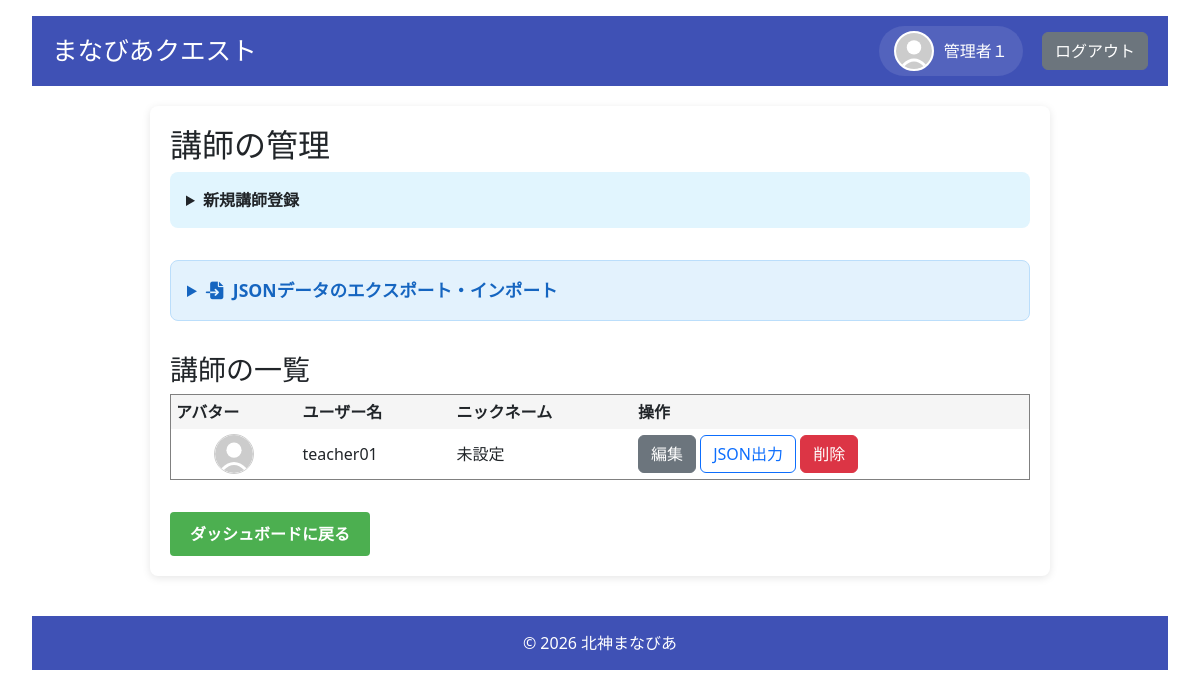
Before: /admin/teachers (signed in) with the older database file.
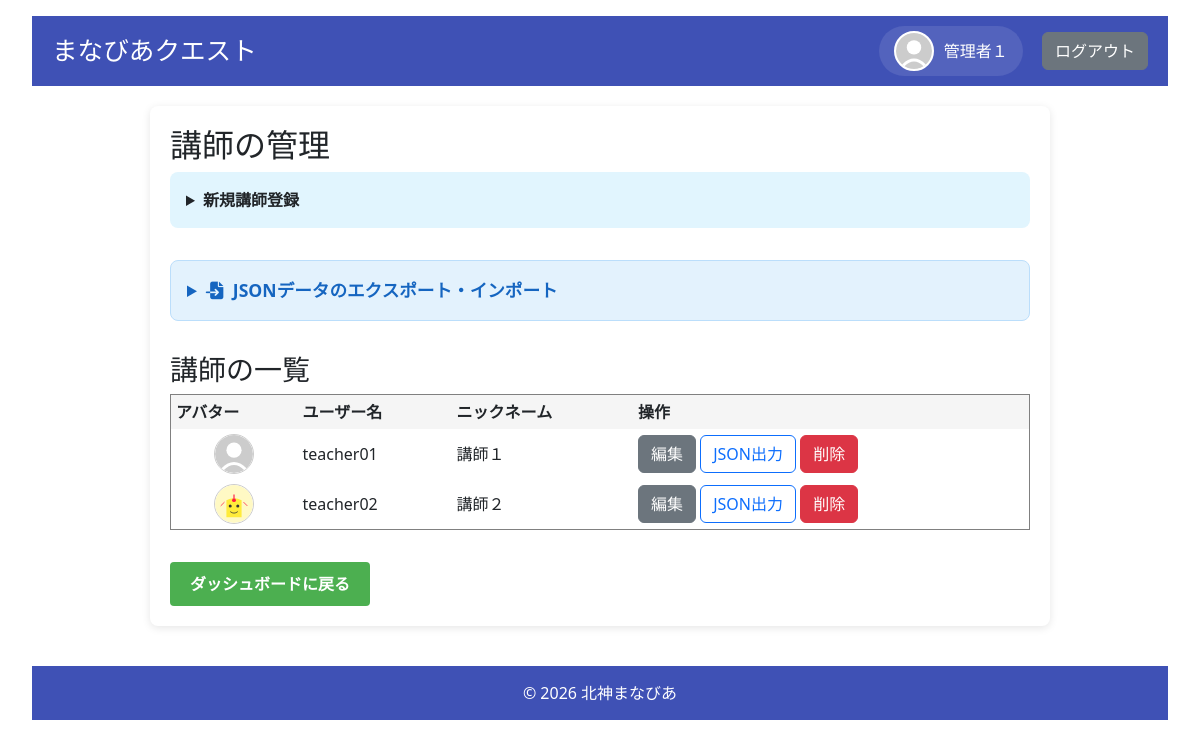
After: the same page with the newer database file.
### models.py (models this page shows, shortened)
class User(UserMixin, db.Model):
    __tablename__ = 'users'
    id = db.Column(db.Integer, primary_key=True)
    username = db.Column(db.String(80), unique=True, nullable=False)
    password_hash = db.Column(db.String(128), nullable=False)
    role = db.Column(db.String(20), nullable=False)  # 'admin', 'student', 'parent'
    is_first_login = db.Column(db.Boolean, default=True, nullable=False)
    nickname = db.Column(db.String(80), nullable=True)
    avatar = db.Column(db.String(200), nullable=True)
    parent_id = db.Column(db.Integer, db.ForeignKey('users.id'), nullable=True)
    user_level = db.Column(db.Integer, default=1)
    medals = db.Column(db.Integer, default=0)
    user_title = db.Column(db.String(100), default='見習い')
    target_levels_json = db.Column(db.String(200), default='{"math": "Lv1", "english": "Lv1", "japanese": "Lv1"}')
    children = db.relationship('User', backref=db.backref('parent', remote_side=[id]), lazy='dynamic')
    attempt_logs = db.relationship('QuestAttemptLog', back_populates='user', cascade="all, delete-orphan")
    @property
    def display_name(self):
        return self.nickname if self.nickname else self.username
    @property
    def avatar_url(self):
        if self.avatar:
            return f"/static/images/avatars/{self.avatar}"
        return "/static/images/avatars/default.svg"
    def is_admin(self):
        return self.role == 'admin'

### app.py (the view)
@app.route('/admin/teachers')
@login_required
def manage_teachers():
    if not current_user.is_admin():
        return redirect(url_for('login'))
    teachers = safe_query_all(User.query.filter_by(role='teacher'))
    return render_template('manage_teachers.html', teachers=teachers)

### app.py (called while the page is built)
def safe_get(model, ident, retries=5, delay=1.0):
    for i in range(retries):
        try:
            return db.session.get(model, ident)
        except OperationalError as e:
            if "disk I/O error" in str(e) or "database is locked" in str(e):
                app.logger.warning(f"Database get failed (attempt {i+1}/{retries}): {e}. Retrying in {delay}s...")
                time.sleep(delay)
                continue
            raise
    return db.session.get(model, ident)

def safe_query_all(query, retries=5, delay=1.0):
    for i in range(retries):
        try:
            return query.all()
        except OperationalError as e:
            if "disk I/O error" in str(e) or "database is locked" in str(e):
                app.logger.warning(f"Database query all failed (attempt {i+1}/{retries}): {e}. Retrying in {delay}s...")
                time.sleep(delay)
                continue
            raise
    return query.all()

@login_manager.user_loader
def load_user(user_id):
    return safe_get(User, int(user_id))

### templates/manage_teachers.html (shortened to what this page needs)
{% extends "base.html" %}
{% block content %}
<h2>講師の管理</h2>
<details style="background: #e1f5fe; padding: 1rem; margin-bottom: 2rem; border-radius: 8px;">
    <summary style="cursor: pointer; font-weight: bold;">新規講師登録</summary>
</details>
<details style="background: #e3f2fd; padding: 1rem; margin-bottom: 2rem; border-radius: 8px; border: 1px solid #bbdefb;">
    <summary style="cursor: pointer; font-weight: bold; font-size: 1.1rem; color: #1565c0;">
        <i class="fa-solid fa-file-import" style="margin-right: 5px;"></i> JSONデータのエクスポート・インポート
    </summary>
</details>
<h3>講師の一覧</h3>
<table border="1" cellpadding="5" style="width: 100%; border-collapse: collapse;">
  <thead>
    <tr style="background: #f5f5f5;">
      <th>アバター</th>
      <th>ユーザー名</th>
      <th>ニックネーム</th>
      <th>操作</th>
    </tr>
  </thead>
  <tbody>
    {% for teacher in teachers %}
    <tr>
      <td style="text-align: center;">
        <div style="width: 40px; height: 40px; border-radius: 50%; overflow: hidden; margin: 0 auto; border: 1px solid #ccc;">
            <img src="{{ url_for('static', filename='images/avatars/' + (teacher.avatar if teacher.avatar else 'default.svg')) }}" style="width: 100%; height: 100%; object-fit: cover;">
        </div>
      </td>
      <td>{{ teacher.username }}</td>
      <td>{{ teacher.nickname or "未設定" }}</td>
      <td>
        <a href="{{ url_for('edit_user_admin', user_id=teacher.id) }}" class="btn btn-secondary">編集</a>
        <a href="{{ url_for('export_single_teacher', user_id=teacher.id) }}" class="btn btn-outline-primary" style="text-decoration: none; display: inline-block;">JSON出力</a>
        <form action="{{ url_for('delete_user', user_id=teacher.id) }}" method="POST" onsubmit="return confirm('本当に削除しますか？');" style="display:inline;">
            <button type="submit" class="btn btn-danger">削除</button>
        </form>
      </td>
    </tr>
    {% endfor %}
  </tbody>
</table>
<div style="margin-top: 2rem;">
    <a href="{{ url_for('dashboard_' + current_user.role) }}" class="button">ダッシュボードに戻る</a>
</div>
{% endblock %}

### templates/base.html (shortened to what this page needs)
<!DOCTYPE html>
<html lang="ja">
<head>
    <link rel="stylesheet" href="{{ url_for('static', filename='css/style.css') }}">
    <link href="https://cdn.jsdelivr.net/npm/bootstrap@5.3.2/dist/css/bootstrap.min.css" rel="stylesheet">
    <link rel="stylesheet" href="https://cdnjs.cloudflare.com/ajax/libs/font-awesome/6.5.1/css/all.min.css">
</head>
<body>
    <header>
        <h1>まなびあクエスト</h1>
        <nav>
            {% if current_user.is_authenticated %}
            <a href="{{ url_for('profile') }}" class="nav-profile">
                <div class="avatar-container">
                    <img src="{{ current_user.avatar_url }}">
                </div>
                <span>{{ current_user.display_name }}</span>
            </a>
            {% endif %}
            <a href="{{ url_for('logout') }}" class="btn btn-secondary">ログアウト</a>
        </nav>
    </header>
    <main>
        {% block content %}{% endblock %}
    </main>
    <footer>
        &copy; 2026 北神まなびあ
    </footer>
</body>
</html>

### static/css/style.css (style rules this page uses)
body { font-family: "Helvetica Neue", Helvetica, Arial, sans-serif; background-color: #f5f7fa; color: #333333; margin: 0; padding: 1rem 2rem; line-height: 1.6; }
header { background-color: #3f51b5; color: white; padding: 10px 20px; display: flex; align-items: center; justify-content: space-between; min-height: 60px; }
header h1 { margin: 0; font-size: 1.6rem; white-space: nowrap; }
nav { display: flex; align-items: center; gap: 1.2rem; flex-shrink: 0; }
.nav-profile { display: flex; align-items: center; gap: 10px; color: white; text-decoration: none; background: rgba(255,255,255,0.1); padding: 5px 15px; border-radius: 30px; transition: background 0.2s; }
.avatar-container { width: 40px; height: 40px; border-radius: 50%; overflow: hidden; background-color: #eee; flex-shrink: 0; border: 2px solid white; }
.avatar-container img { width: 100%; height: 100%; object-fit: cover; margin-right: 0; }
main { max-width: 900px; margin: 20px auto; padding: 20px; background-color: white; border-radius: 8px; box-shadow: 0 2px 8px rgba(0,0,0,0.1); }
footer { text-align: center; padding: 15px 10px; background-color: #3f51b5; color: white; margin-top: 40px; }
h1, h2 { color: #3f51b5; margin-top: 0; }
h3 { color: #303f9f; margin-bottom: 10px; }
img { max-width: 100%; height: auto; margin-right: 10px; }
.btn { display: inline-block; padding: 10px 20px; font-size: 16px; font-weight: 600; text-decoration: none; border-radius: 4px; border: none; cursor: pointer; transition: background-color 0.3s ease, opacity 0.2s ease; user-select: none; text-align: center; }
.btn-secondary { background-color: #e0e0e0; color: #333; }
.btn-danger { background-color: #f44336; color: white; }
.button { @extend .btn; @extend .btn-primary; }
.button { background-color: #4CAF50; color: white; padding: 10px 20px; border-radius: 4px; text-decoration: none; display: inline-block; font-weight: 600; cursor: pointer; }

Changed rows visible on the page:
changed User "teacher01": nickname "未設定" → "講師１"
added User: avatar (picture), username "teacher02", nickname "講師２"
